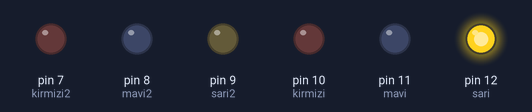
The sketch below on a simulated Arduino Uno, built with avr-gcc and run on an emulated ATmega328P. Shown: output pins drawn as LEDs (lit = HIGH).

Above: at 0.05 s.
At 0.55 s:
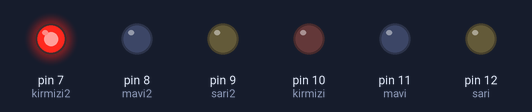
At 0.75 s:
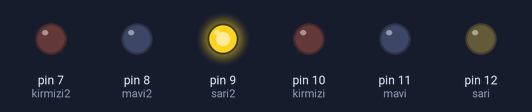
At 1.45 s:
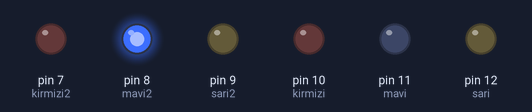
At 2.15 s:
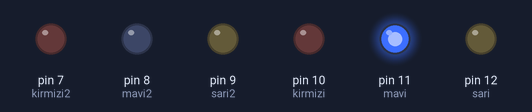
At 2.85 s:
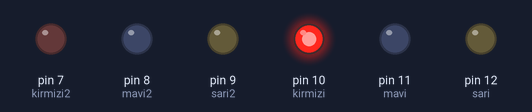
Timing chart, 0 to 3.1 s (numbered marks = the images above):
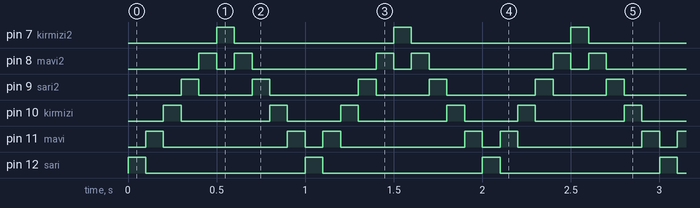

The sketch:

kara_simsek.ino
```cpp
int sari = 12;
int mavi = 11;
int kirmizi = 10;
int sari2 = 9;
int mavi2 = 8;
int kirmizi2 = 7;

void setup()
{
  pinMode(sari, OUTPUT);
  pinMode(mavi, OUTPUT);
  pinMode(kirmizi, OUTPUT);
  pinMode(sari2, OUTPUT);
  pinMode(mavi2, OUTPUT);
  pinMode(kirmizi2, OUTPUT);

}

void loop()
{
  digitalWrite(sari, HIGH);
  delay(100);
  digitalWrite(sari, LOW);
  digitalWrite(mavi, HIGH);
  delay(100);
  digitalWrite(mavi, LOW);
  digitalWrite(kirmizi, HIGH);
  delay(100);
  digitalWrite(kirmizi, LOW);
  digitalWrite(sari2, HIGH);
  delay(100);
  digitalWrite(sari2, LOW);
  digitalWrite(mavi2, HIGH);
  delay(100);
  digitalWrite(mavi2, LOW);
  digitalWrite(kirmizi2, HIGH);
  delay(100);
  digitalWrite(kirmizi2, LOW);
  digitalWrite(mavi2, HIGH);
  delay(100);
  digitalWrite(mavi2, LOW);
  digitalWrite(sari2, HIGH);
  delay(100);
  digitalWrite(sari2, LOW);
  digitalWrite(kirmizi, HIGH);
  delay(100);
  digitalWrite(kirmizi, LOW);
  digitalWrite(mavi, HIGH);
  delay(100);
  digitalWrite(mavi, LOW);
  digitalWrite(sari, LOW);

}
```

Measured:
- by itself, pin 7 (kirmizi2), pin 12 (sari): alternates HIGH for 0.10 s and LOW for 0.90 s
- by itself, pin 8 (mavi2): repeats every 1.0 s: LOW 0.10 s, HIGH 0.10 s, LOW 0.70 s, HIGH 0.10 s
- by itself, pin 9 (sari2): repeats every 1.0 s: LOW 0.30 s, HIGH 0.10 s, LOW 0.50 s, HIGH 0.10 s
- by itself, pin 10 (kirmizi): repeats every 1.0 s: LOW 0.50 s, HIGH 0.10 s, LOW 0.30 s, HIGH 0.10 s
- by itself, pin 11 (mavi): repeats every 1.0 s: LOW 0.70 s, HIGH 0.10 s, LOW 0.10 s, HIGH 0.10 s
